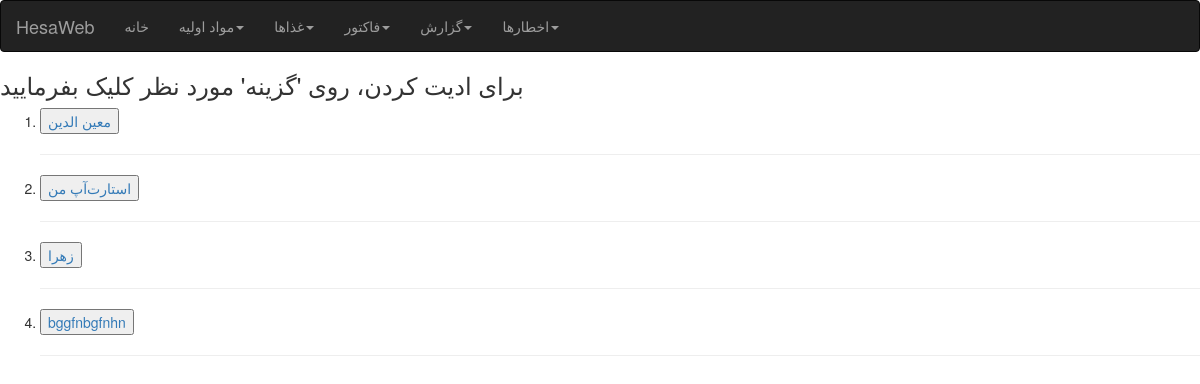
/all/material (signed in), run on an earlier commit of the app's database.
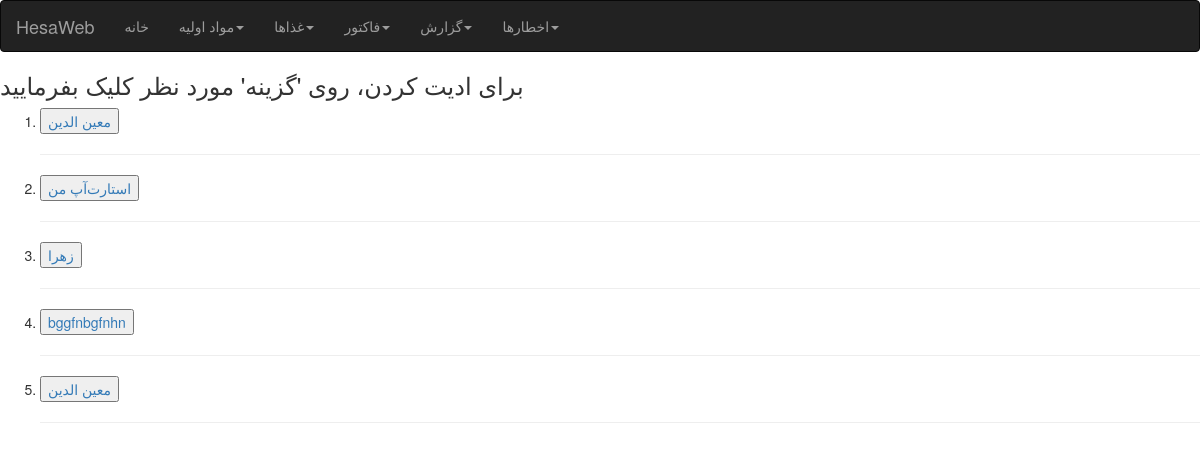
And on a later commit of the database.
### product/models.py (models this page shows)
class material(models.Model):
    name = models.CharField(max_length=50)
    current_value_instorage = models.FloatField(default=0)
    current_price = models.IntegerField(default=0)
    total_value = models.IntegerField(default=0)
    min_value = models.IntegerField(default=0)
    expire_date = models.DateField(blank=True)
    def __str__(self):
        return self.name

### product/views.py (the view)
# urls.py: path("all/<str:type>",views.all,name="all"),
@login_required
def all(request,type):
    if type == "kala":
        content = kala.objects.all()
        return render(request,"product/all.html",{"content":content , "title" : "کالاها" , "type":"alter"})
    elif type == "material":
        content = material.objects.all()
        return render(request,"product/all.html",{"content":content , "title" : "مواد اولیه" , "type":"edit" })
    elif type == "cart":
        content = cart.objects.all()
        return render(request,"product/all.html",{"content":content , "title" : "مواد اولیه" , "type":"remove" })
    elif type == "factor":
        content = fucktor.objects.all()
        return render(request,"product/all.html",{"content":content , "title" : "فاکتورها"  , "e":"element" })
    elif type == "fcart":
        content = fcart.objects.all()
        return render(request,"product/all.html",{"content":content , "title" : "مواد اولیه" , "type":"removefcart" })

### product/templates/product/all.html (shortened to what this page needs)
{% extends 'base.html' %}
{% block body %}
    <h3>برای ادیت کردن، روی 'گزینه' مورد نظر کلیک بفرمایید</h3>
    <ol>
        {% for item in content %}
        <li>
            <button>
                <a href="http://127.0.0.1:8000/{{type}}/{{item.id}}">{{item}}
            </button>
        </li>
        <hr>
        {% endfor %}
    </ol>
{% endblock body %}

What changed in the data, as far as the page shows it:
added material: name "معین الدین"
